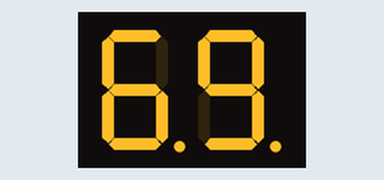
This sketch was run on a simulated Arduino Mega 2560, built with avr-gcc and run on an emulated ATmega2560. On the bench: 2-digit seven-segment display. Wiring (inferred from the names in the program): 2-digit 7-segment display, segments lit when HIGH: segments pin 4, pin 16, pin 17, pin 5, pin 18, pin 19, pin 21, pin 22; digit selects pin 15, pin 2. The segment pins are drawn as the display they are named for.

Above: at 0.1 s.
At 2.2 s:
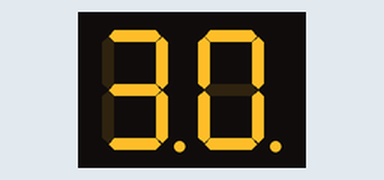
At 4.3 s:
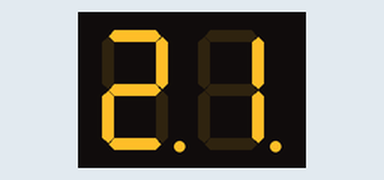

Measured:
- by itself, everything shown: repeats every 6.2 s, in 3 steps
- what the display in image 0 shows lasts 2.1 s, from 0.0 s to 2.1 s

The sketch:

aprinde_cifra.ino
```cpp
#define DIGIT1 15
#define DIGIT2 2
#define MAX_TIME 10
void setup() {

 pinMode (DIGIT1, OUTPUT); // catod comun 1
 pinMode (DIGIT2, OUTPUT);
 pinMode (4, OUTPUT);
 pinMode (16, OUTPUT);
 pinMode (17, OUTPUT);
 pinMode (5, OUTPUT);
 pinMode (18, OUTPUT);
 pinMode (19, OUTPUT);
 pinMode (21, OUTPUT);
 pinMode(22, OUTPUT);

 #define A 4
 #define B 16
 #define C 17
 #define D 5
 #define E 18
 #define F 19
 #define G 21
 #define RDP 22

 Serial.begin(115200);
 }


void loop(){
//96
  for(int i=0;i<500;i++){
     digitalWrite(A, 1);
     digitalWrite(B, 1);
     digitalWrite(C, 1);
     digitalWrite(D, 1);
     digitalWrite(E, 0);
     digitalWrite(F, 1);
     digitalWrite(G, 1);
     digitalWrite(DIGIT2, 1);
     digitalWrite(RDP, 1);
     delay(1);
     digitalWrite(A, 0);
     digitalWrite(B, 0);
     digitalWrite(C, 0);
     digitalWrite(D, 0);
     digitalWrite(E, 0);
     digitalWrite(F, 0);
     digitalWrite(G, 0);
     digitalWrite(DIGIT2, 0);
     digitalWrite(RDP, 0);
     delay(1);
     digitalWrite(A, 1);
     digitalWrite(B, 0);
     digitalWrite(C, 1);
     digitalWrite(D, 1);
     digitalWrite(E, 1);
     digitalWrite(F, 1);
     digitalWrite(G, 1);
     digitalWrite(DIGIT1, 1);
     digitalWrite(RDP, 1);
     delay(1);
     digitalWrite(A, 0);
     digitalWrite(B, 0);
     digitalWrite(C, 0);
     digitalWrite(D, 0);
     digitalWrite(E, 0);
     digitalWrite(F, 0);
     digitalWrite(G, 0);
     digitalWrite(DIGIT1, 0);
     digitalWrite(RDP, 0);
     delay(1);
}
//03
  for(int i=0;i<500;i++){
    digitalWrite(A, 1);
    digitalWrite(B, 1);
    digitalWrite(C, 1);
    digitalWrite(D, 1);
    digitalWrite(E, 1);
    digitalWrite(F, 1);
    digitalWrite(G, 0);
    digitalWrite(DIGIT2, 1);
    digitalWrite(RDP, 1);
    delay(1);
    digitalWrite(A, 0);
    digitalWrite(B, 0);
    digitalWrite(C, 0);
    digitalWrite(D, 0);
    digitalWrite(E, 0);
    digitalWrite(F, 0);
    digitalWrite(G, 0);
    digitalWrite(DIGIT2, 0);
    digitalWrite(RDP, 0);
    delay(1);
    digitalWrite(A, 1);
    digitalWrite(B, 1);
    digitalWrite(C, 1);
    digitalWrite(D, 1);
    digitalWrite(E, 0);
    digitalWrite(F, 0);
    digitalWrite(G, 1);
    digitalWrite(DIGIT1, 1);
    digitalWrite(RDP, 1);
    delay(1);
    digitalWrite(A, 0);
    digitalWrite(B, 0);
    digitalWrite(C, 0);
    digitalWrite(D, 0);
    digitalWrite(E, 0);
    digitalWrite(F, 0);
    digitalWrite(G, 0);
    digitalWrite(DIGIT1, 0);
    digitalWrite(RDP, 0);
    delay(1);
}
//12
  for(int i=0;i<500;i++){
    digitalWrite(A, 0);
    digitalWrite(B, 1);
    digitalWrite(C, 1);
    digitalWrite(D, 0);
    digitalWrite(E, 0);
    digitalWrite(F, 0);
    digitalWrite(G, 0);
    digitalWrite(DIGIT2, 1);
    digitalWrite(RDP, 1);
    delay(1);
    digitalWrite(A, 0);
    digitalWrite(B, 0);
    digitalWrite(C, 0);
    digitalWrite(D, 0);
    digitalWrite(E, 0);
    digitalWrite(F, 0);
    digitalWrite(G, 0);
    digitalWrite(DIGIT2, 0);
    digitalWrite(RDP, 0);
    delay(1);
    digitalWrite(A, 1);
    digitalWrite(B, 1);
    digitalWrite(C, 0);
    digitalWrite(D, 1);
    digitalWrite(E, 1);
    digitalWrite(F, 0);
    digitalWrite(G, 1);
    digitalWrite(DIGIT1, 1);
    digitalWrite(RDP, 1);
    delay(1);
    digitalWrite(A, 0);
    digitalWrite(B, 0);
    digitalWrite(C, 0);
    digitalWrite(D, 0);
    digitalWrite(E, 0);
    digitalWrite(F, 0);
    digitalWrite(G, 0);
    digitalWrite(DIGIT1, 0);
    digitalWrite(RDP, 0);
    delay(1);
}
}
```
